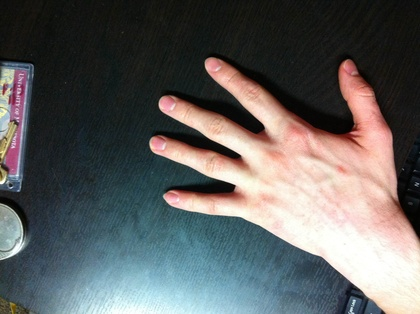
%> input picture Photos/H1.JPG, 420 x 314 px, shrunk from 2592 x 1936 before the run
$ octave Main.m   (GNU Octave 9; MATLAB toolbox functions it lacks are replaced by stand-ins)
%> lines starting %> are read from the running program, lines starting %| are printed output that depends on the picture; in (x1, y1, x2, y2) boxes, pixels count from 0 and x2, y2 are one past the last pixel; in counts of white or black regions, pixels touching at a corner belong together; the program's own positions count from 1
### FilterMeanV2.m
function Im2 = FilterMeanV2( Im, CK )
% [9 lines of commented-out code are left out]
    Im2 = conv2( Im, CK, 'same' );
end

### ImGrad.m
function A = ImGrad( Im )
%ImGrad Image Gradient Magnitude
%   This returns a matrix of same mxn dimensions as givin, but each point
%   is the sum of the magnitudes of the differences of rgb dx dy values
    [X, Y, Z] = size( Im );
    %A = zeros( X, Y ); ML says bad practice to allocate here;
    B = zeros( X, Y, Z);
    B(2:(X-1), 2:(Y-1), 1:Z) =  ...
        abs( Im(3:X, 2:Y-1, 1:Z) - Im(1:X-2, 2:Y-1, 1:Z) )...
        + abs( Im(2:X-1, 3:Y, 1:Z) - Im(2:X-1, 1:Y-2, 1:Z) );
    %A = flipud( sum(B,3,'native') );
    A = sum(B,3,'native');
end

### LineFind.m
function [Lines, Lengths] = LineFind( ReducedIm, maxDist, minLineLength, lineEndRange )
%LINETRACE This should go through the image and trace out the objects
%   It would be dificult to have it only analyze the lines I want, and
%   then to follow them in the right direction.
    [X, Y] = size( ReducedIm );%also assuming ReducedIm is uint8
    seen = uint8( ReducedIm > 0 );
    %Lines = zeros(100, 2, 150, 'uint16');
    %Lengths = zeros(150, 1, 'uint8');
    %p2 = ReducedIm(11,11);
    lineNum = 0;
    for x = 1:X
        for y = 1:Y
            if seen( x, y ) ~= 0
                p1 = [x,y];
                p2 = p1;
                n = 0;
                lineNum = lineNum + 1;
                onLine = true;
                while onLine
                    v = p2 - p1;
                    p1 = p2;
                    [x1, y1, x2, y2, struct, dir] = Mat2Search( p1, v, maxDist, X, Y );
                    x1=uint16(x1);y1=uint16(y1);x2=uint16(x2);y2=uint16(y2);
                    [xH, yH, allZ] = nextHigh( x1, y1, x2, y2, struct, dir, ...
                                        v, p1, maxDist, seen.*ReducedIm, lineEndRange);
                    p2 = [xH, yH];
                    seen( x1:x2, y1:y2 ) = 0; %Might be a better checkoff
                    %Room for improvement in line above, it clears extra +s
                    if allZ || (p2(1)-p1(1)==0 && p2(2)-p1(2)==0)
                        onLine = false;
                        if n < minLineLength %length < minLineLength
                            %Get rid of useless data
                            Lines(1:n, 1:2, lineNum) = 0;
                            lineNum = lineNum - 1;
                        else
                            %Add n to list of lengths for lines
                            Lengths(lineNum, 1) = uint16( n );
                            %seen( Lines(1, 1, lineNum), Lines(1, 2, lineNum)) =1;
                            %seen( Lines(n-1, 1, lineNum), Lines(n-1, 2, lineNum)) =1;
                        end
                    else
                        n = n + 1;
                        %Add p2 to list of points for this run
                        Lines(n, 1, lineNum) = uint16( xH );
                        Lines(n, 2, lineNum) = uint16( yH );
                    end
                end
            end
        end
    end

end %Have nextHigh  search Lines for an element that already fits into space
% [69 lines left out: functions nextHigh, searchMat2Im, not called in this run]

### Main.m
%Main
%Reads picture from file, then finds the contour, the boundary of the main
%object in it, eg a hand. This class reads a matrix from a given filename
%and does the image handling. It will pass the matrix into the functions
%that operate on the image.
clear;
tic
%filterScale = 3; %by 3 mean
sobel = [1 2 1; 0 0 0; -1 -2 -1];
side = 3;
deltaIntenseFilter = 20;%48s@30,71s@25,117s@20, -5n -> +23n sec
maxDist = 10; %Even, max distance to search to next max
minLineLength = 20;
lineEndRange = 100;
meanKernel = double( ones( side, side ) ) ...
    / double( side^2 ); % sidexside mean kernel
Im = rot90( imread('H1.JPG'), -1 );
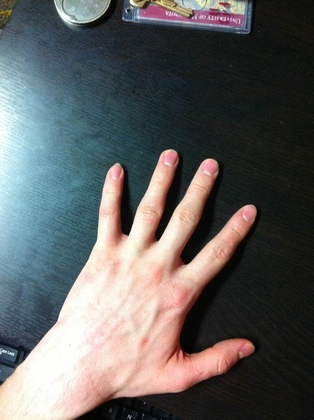
%> Im: size 420x314x3 uint8; mean R, G, B 95.6, 95.8, 95.1; mean of the top-left, top-right, bottom-left and bottom-right quarters 105.6, 41.9, 172.1, 62.4
disp('Inputs:');disp('deltaIntenseFilter');disp(deltaIntenseFilter);
disp('maxDist');disp(maxDist);disp('minLineLength');disp(minLineLength);
disp('lineEndRange');disp(lineEndRange);
% [4 lines of commented-out code are left out]
Im4 = uint8( ImGrad( FilterMeanV2( double(rgb2gray(Im)), meanKernel ) ) );
%> in FilterMeanV2, `Im2 = conv2( Im, CK, 'same' );`:
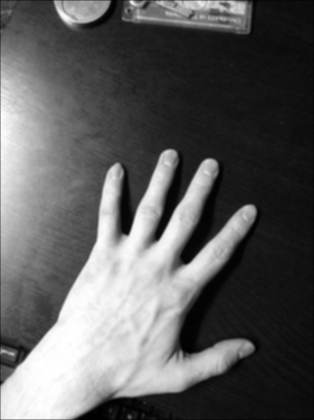
%> Im2: size 420x314 double; min 2.33, max 255, mean 95.3; drawn with min black and max white
%> in ImGrad, `B(2:(X-1), 2:(Y-1), 1:Z) = abs( Im(3:X, 2:Y-1, 1:Z) - Im(1:X-2, 2:Y-1,..`:
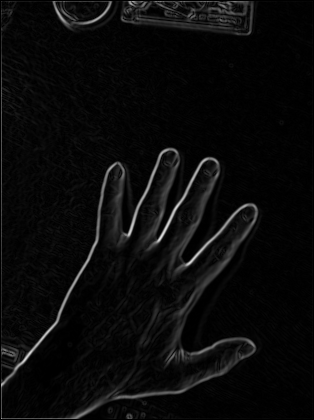
%> B: size 420x314 double; min 0, max 227.7, mean 11
Im4( Im4 < deltaIntenseFilter ) = 0;
toc
[Lines, Lengths] = LineFind( Im4, maxDist, minLineLength, lineEndRange );
%> in LineFind, `seen = uint8( ReducedIm > 0 );`:
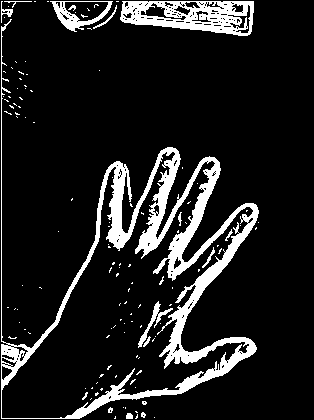
%> seen: size 420x314 uint8; values 0 (black) and 1 (white), 12.5% white; 127 white regions (111 under 20 px), largest, box (x1, y1, x2, y2) and area: (1, 19, 259, 419) 11833, (120, 1, 254, 36) 2787, (50, 1, 113, 32) 621
toc
%[ ~, LongestLineNo ] = max(Lengths);
%LongestLineCoord = Lines( :, :, LongestLineNo ); %[x1, y1; x2, y2; x3, ...]
medianLineLength = median( Lengths );
meanLineLength = mean( Lengths );
image( Im4 )
hold on
for z = 1:size(Lines,3)-1
    plot( Lines(1:Lengths(z),2,z), Lines( 1:Lengths(z),1,z ), 'Color', 'k', 'LineWidth', 1 );
end
hold off
toc
